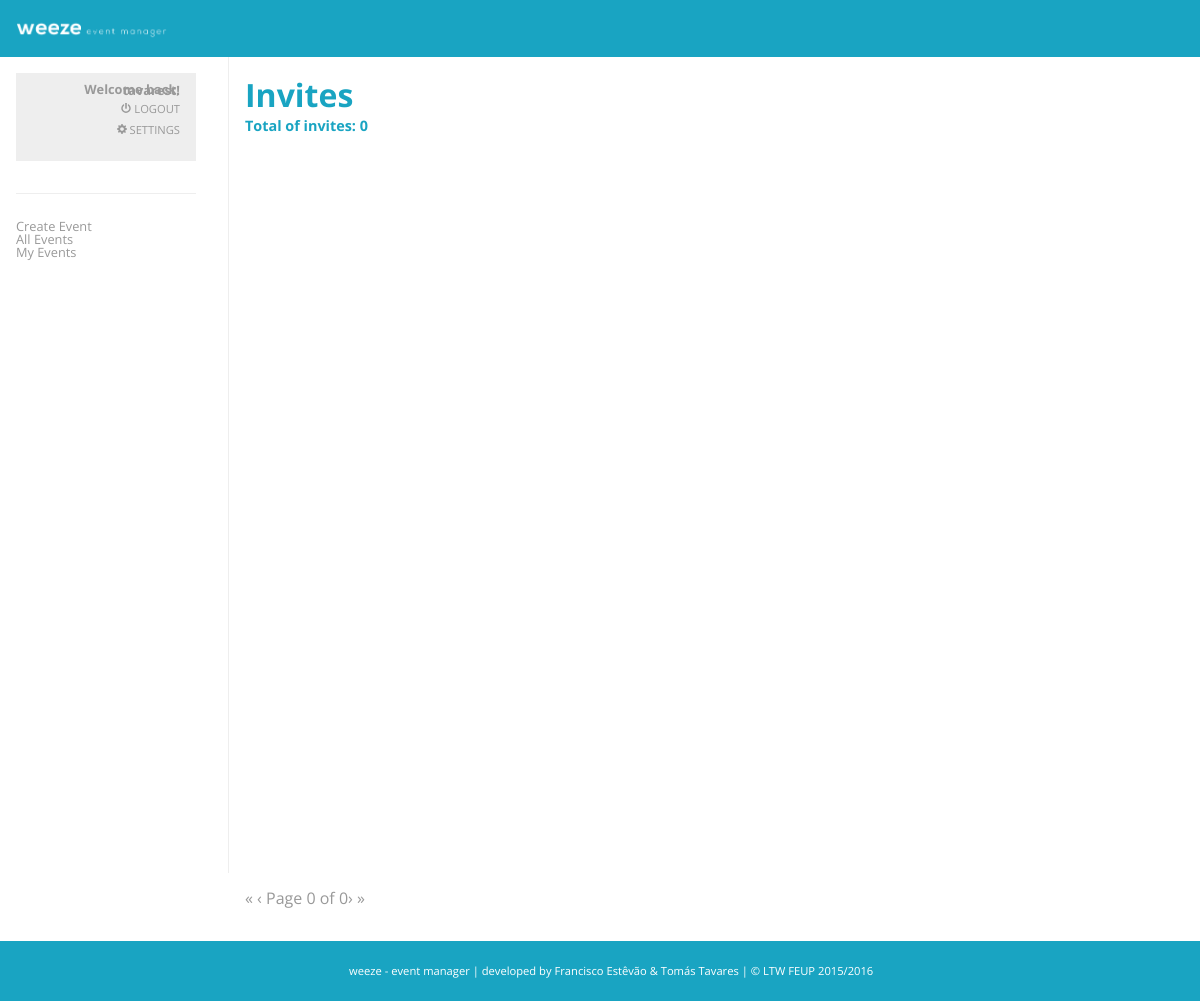
The page /events/invited.php (signed in) on the database as committed earlier.
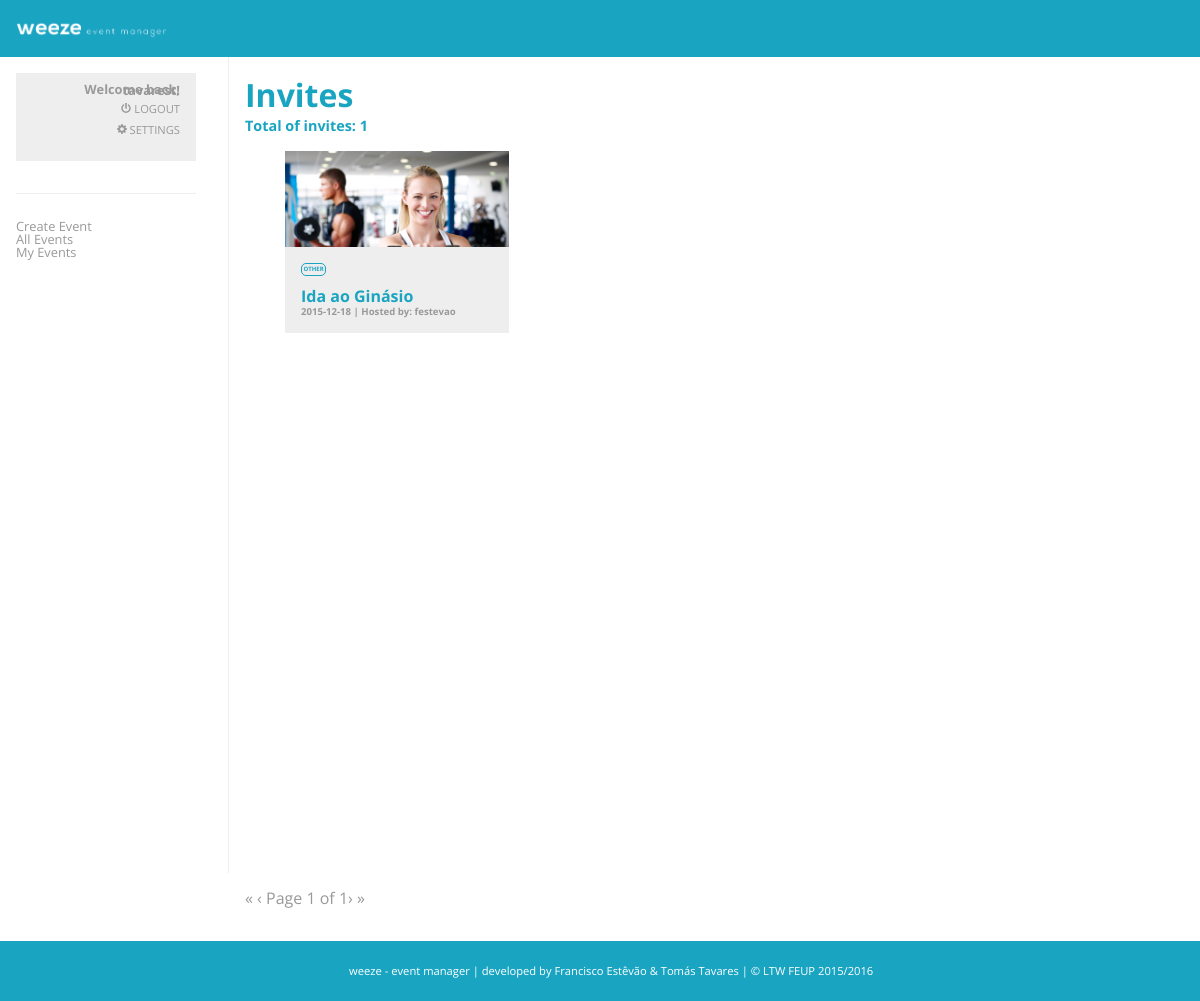
The same page on the database as committed later.
### tables this page shows
CREATE TABLE "evento" (
	`id`	INTEGER NOT NULL,
	`nome`	VARCHAR NOT NULL,
	`data`	DATE NOT NULL,
	`local`	VARCHAR,
	`descricao`	MEDIUMTEXT NOT NULL,
	`tipo`	VARCHAR NOT NULL,
	`imagem`	LONGBLOB NOT NULL,
	`criador`	varchar,
	`privado`	BOOLEAN,
	PRIMARY KEY(id)
);

### events/invited.php (the view, shortened to what this page needs)
<html>
	<head>
		<link rel="stylesheet" type="text/css"  href="../css/styleMain.css">
	</head>
	<body>
		<div id="header">
           <img src="../img/logoTopWhite.png" height="25px">
        </div>
        <div id="nav">
            <div class="user">
                <div class="info">
					<h1>Welcome back, <?php echo $_SESSION['username'];?>!</h1>
					<a href="../action/logout.php" class="link"><p><img src="../img/logout.svg" height="10px">  Logout</p></a>
					<a href="../action/settings.php" class="link"><p><img src="../img/config.svg" height="10px">  Settings</p></a>
                </div>
            </div>
            <div class="separator">
            </div>
            <div class="list">
                <a href="create_event.php"><p>Create Event</p><a/>
                <a href="../main/main.php"><p>All Events</p><a/>
                <a href="my_events.php"><p>My Events</p><a/>
            </div>
        </div>
                <?php
					global $db;
					$currUsername = $_SESSION['username'];
                    $stmt = $db->prepare('SELECT id, nome, data, local, descricao, tipo, imagem, criador, privado FROM evento NATURAL JOIN convidado WHERE convidado = :curruser');
                    $stmt->bindParam(':curruser', $currUsername);
                    $stmt->execute();
                    $result = $stmt->fetchAll();
                    $total = count($result);
                    $limit =9;
                    $pages = ceil($total/$limit);
                    $page = min($pages, filter_input(INPUT_GET, 'page', FILTER_VALIDATE_INT, array('options' => array('default'   => 1,'min_range' => 1,),)));
                    $offset = ($page - 1)  * $limit;
                    $prevlink = ($page > 1) ? '<a href="?page=1" title="First page">&laquo;</a> <a href="?page=' . ($page - 1) . '" title="Previous page">&lsaquo;</a>' : '<span class="disabled">&laquo;</span> <span class="disabled">&lsaquo;</span>';
                    $nextlink = ($page < $pages) ? '<a href="?page=' . ($page + 1) . '" title="Next page">&rsaquo;</a> <a href="?page=' . $pages . '" title="Last page">&raquo;</a>' : '<span class="disabled">&rsaquo;</span> <span class="disabled">&raquo;</span>';
                    $stmt = $db->prepare('SELECT id, nome, data, local, descricao, tipo, imagem, criador, privado FROM evento NATURAL JOIN convidado WHERE convidado = :curruser ORDER BY id DESC LIMIT :limit OFFSET :offset');
                    $stmt->bindParam(':curruser', $currUsername);
                    $stmt->bindParam(':limit', $limit, PDO::PARAM_INT);
                    $stmt->bindParam(':offset', $offset, PDO::PARAM_INT);
                    $stmt->execute();
                    $result = $stmt->fetchAll();
                ?>
        <div id="section">
			<h1>Invites</h1>
            <h5>Total of invites: <?php echo count($result); ?></h5>
			   <div class="allevents">
           <ul>
			<?php
				if(count($result)){
				foreach ($result as $row){
			?>
             <div class="cont">
                 <div class="contImg">
              <?php $thumb=$row['imagem']; ?>
						<img src="<?php echo $thumb; ?>">
                </div>
			<div class="event">
				<li>
					<a href="../events/event.php?id=<?php echo $row['id']; ?>">
                        <h4><?php echo $row['tipo']; ?></h4><br>
						<h1><?php echo $row['nome']; ?></h1><br>
						<h2><?php echo $row['data']; ?> | Hosted by: <?php echo $row['criador']; ?></h2>
					</a>
				</li>
			</div>
            <br>
            </div>
			<?php }} ?>
            </ul>
            </div>
            <div class="pagination">
            <p><?php echo '<div id="paging"><p>', $prevlink, ' Page ', $page, ' of ', $pages, $nextlink, ' </p></div>';?></p>
            </div>
        </div>
        <div id="footer">
        <p>weeze - event manager | developed by Francisco Estêvão & Tomás Tavares | © LTW FEUP 2015/2016</p>
        </div>
	</body>
</html>

Rows that differ between the two databases and show on the page:
added evento: imagem (picture), tipo "OTHER", nome "Ida ao Ginásio", data "2015-12-18", criador "festevao"
Other text that changed with them:
count($result): "0" → "1"
$page: "0" → "1"
$pages: "0" → "1"
